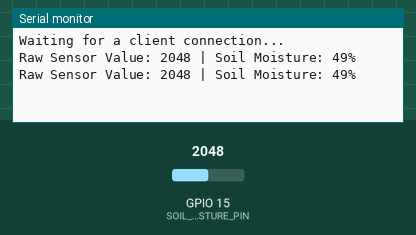
Simulated run of this sketch. Board: ESP32. On the bench: the last lines printed to the serial monitor. The test bench sets the inputs (shaded band); at power-on: GPIO 15 (SOIL_MOISTURE_PIN) = 2048. Nothing arrives over Bluetooth unless stated; a phone connects over Bluetooth LE 3 s after start.

Above: at 5.8 s.
5.9 s: GPIO 15 (SOIL_MOISTURE_PIN) set to 2866
At 8.3 s:
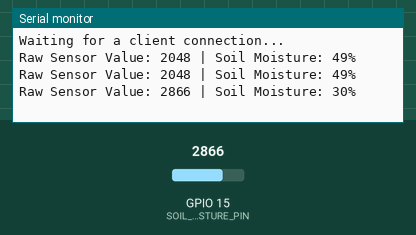
9.0 s: GPIO 15 (SOIL_MOISTURE_PIN) set to 3603
At 9.9 s:
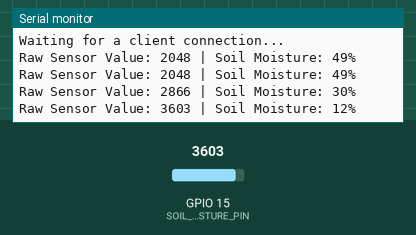
Timing chart, 0 to 12.0 s (numbered marks = the images above; inputs shaded):
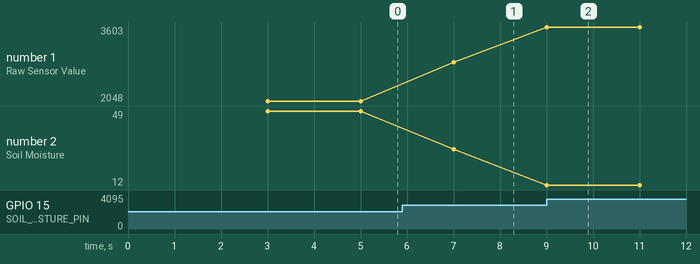

The sketch:

BLE_server_Soil.ino
```cpp
#include <BLEDevice.h>
#include <BLEServer.h>
#include <BLEUtils.h>
#include <BLE2902.h>

#define SOIL_MOISTURE_PIN 15         // Moisture Analog pin

BLEServer *pServer = NULL;
BLECharacteristic *pCharacteristic = NULL;
bool deviceConnected = false;
bool oldDeviceConnected = false;

#define SERVICE_UUID        "7d2746a0-c3cc-46cd-9e13-e3df31050ce7"
#define CHARACTERISTIC_UUID "01f602d7-096d-4d34-a572-e82ab2ba9290"

class MyServerCallbacks : public BLEServerCallbacks {
  void onConnect(BLEServer* pServer) {
    deviceConnected = true;
  };

  void onDisconnect(BLEServer* pServer) {
    deviceConnected = false;
  }
};

void setup() {
  Serial.begin(115200);

  BLEDevice::init("ESP32_BLE_Server");
  pServer = BLEDevice::createServer();
  pServer->setCallbacks(new MyServerCallbacks());

  BLEService *pService = pServer->createService(SERVICE_UUID);

  pCharacteristic = pService->createCharacteristic(
                      CHARACTERISTIC_UUID,
                      BLECharacteristic::PROPERTY_READ |
                      BLECharacteristic::PROPERTY_NOTIFY
                    );

  pCharacteristic->addDescriptor(new BLE2902());

  pService->start();

  BLEAdvertising *pAdvertising = BLEDevice::getAdvertising();
  pAdvertising->addServiceUUID(SERVICE_UUID);
  pAdvertising->setScanResponse(true);
  pAdvertising->setMinPreferred(0x06);  // set value to 0x00 to not advertise this parameter
  BLEDevice::startAdvertising();
  Serial.println("Waiting for a client connection...");
}

void loop() {
  if (deviceConnected) {
  // Read the analog value from the soil moisture sensor
  int sensorValue = analogRead(SOIL_MOISTURE_PIN);

  // Convert the value to a percentage (based on experimentation)
  // Sensor outputs a value between ~0 (wet) and ~4095 (dry), depending on soil moisture
  int moisturePercent = map(sensorValue, 4095, 0, 0, 100);

  String data = String(moisturePercent) + "%";

  pCharacteristic->setValue(data.c_str());
  pCharacteristic->notify();

  // Print out the raw sensor value and moisture percentage
  Serial.print("Raw Sensor Value: ");
  Serial.print(sensorValue);
  Serial.print(" | Soil Moisture: ");
  Serial.print(moisturePercent);
  Serial.println("%");

    delay(2000);  // Update values every 2 seconds
  }

  if (!deviceConnected && oldDeviceConnected) {
    delay(500);  // Give the Bluetooth stack the chance to get disconnected
    pServer->startAdvertising();  // Restart advertising
    Serial.println("Waiting for a client connection...");
    oldDeviceConnected = deviceConnected;
  }

  if (deviceConnected && !oldDeviceConnected) {
    oldDeviceConnected = deviceConnected;
  }
}
```

Measured:
- after the input at 5.9 s, the serial monitor: prints a new line after 1.1 s (image 1)
- after the input at 9.0 s, the serial monitor: prints a new line at once (image 2)
- plotted number 1: 2048 → 2866 after the input at 5.9 s, 2866 → 3603 after the input at 9.0 s
- plotted number 2: 49 → 30 after the input at 5.9 s, 30 → 12 after the input at 9.0 s
